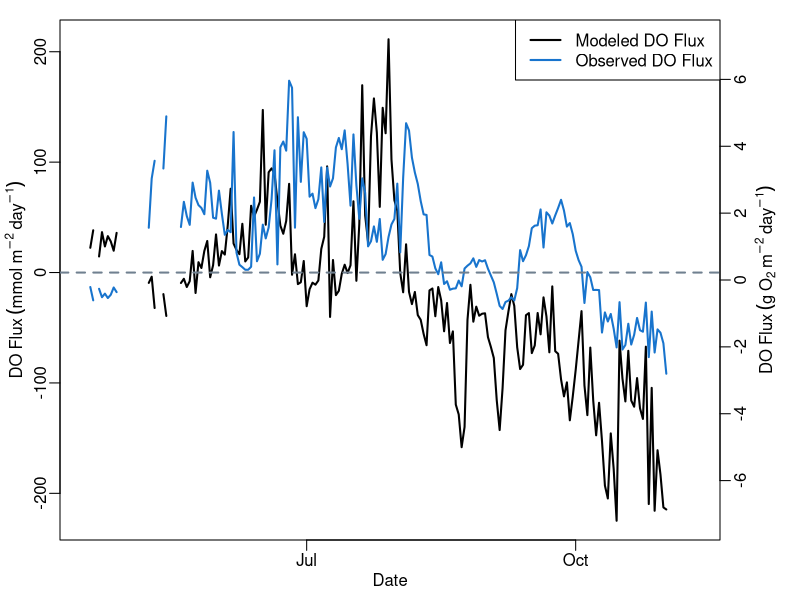
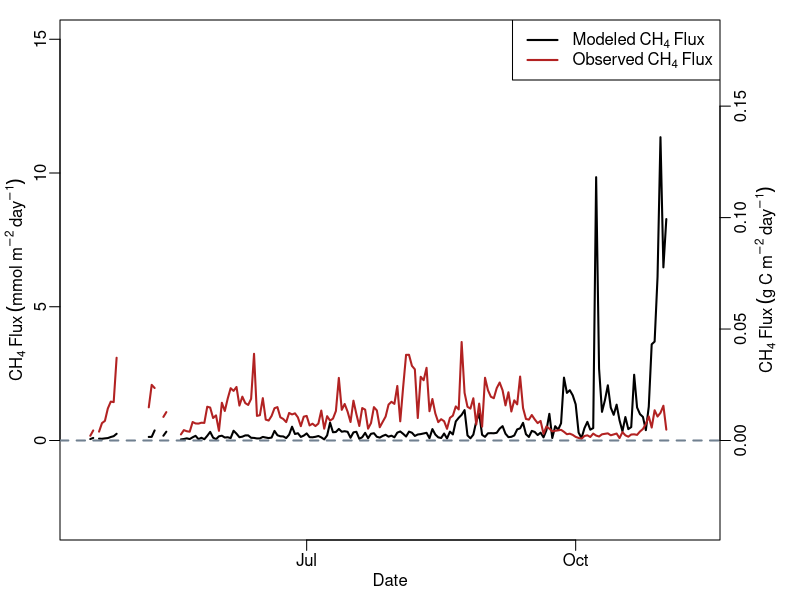
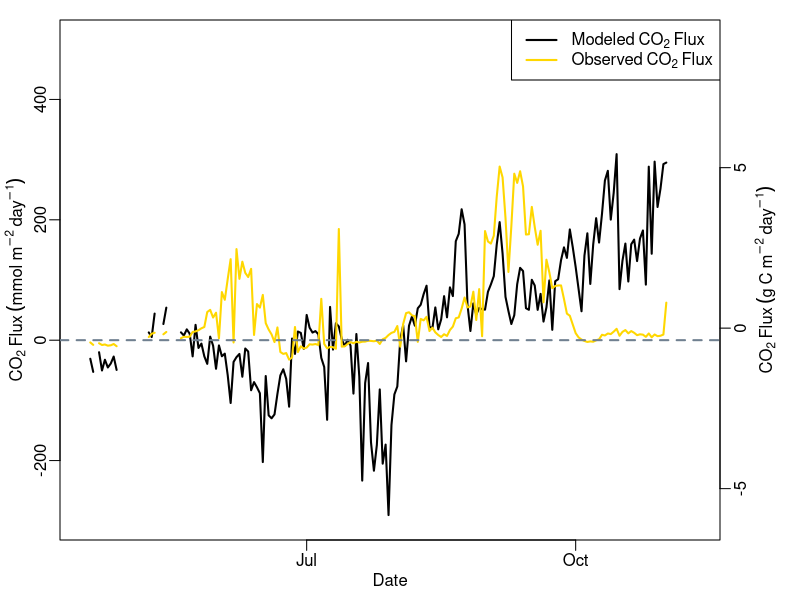
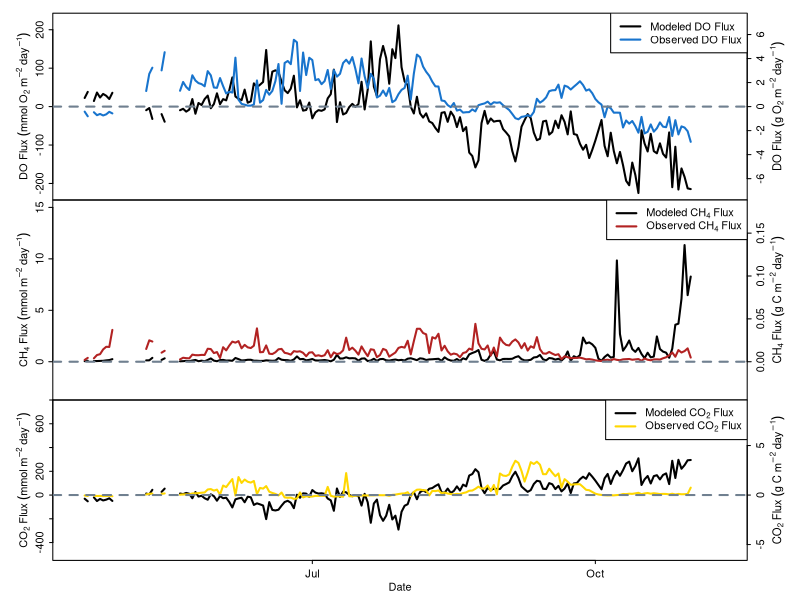
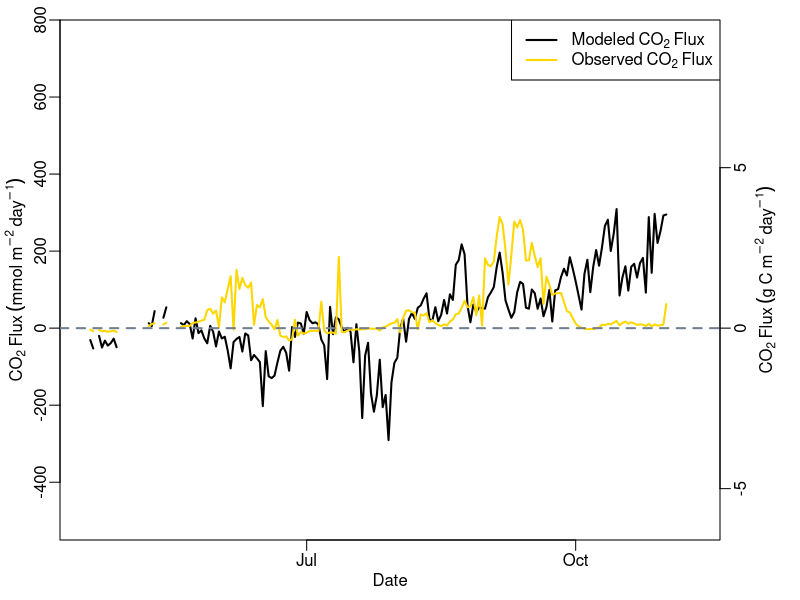
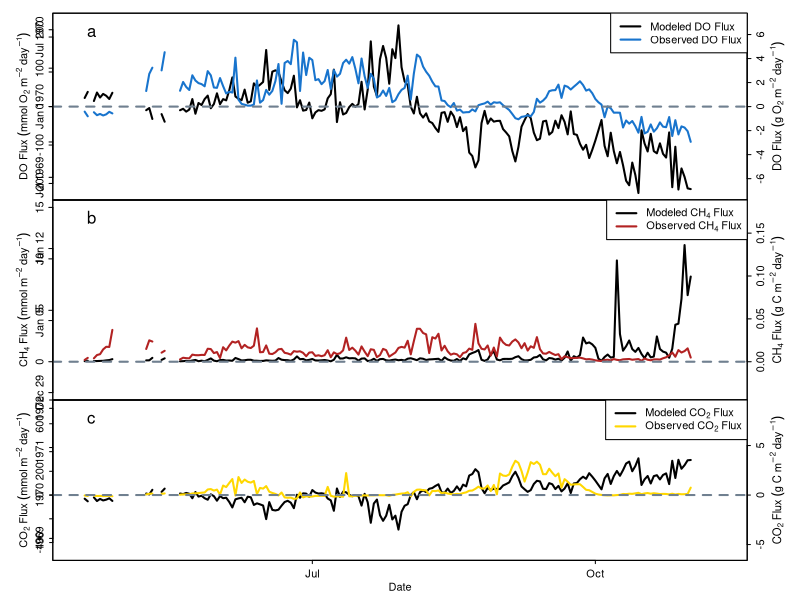
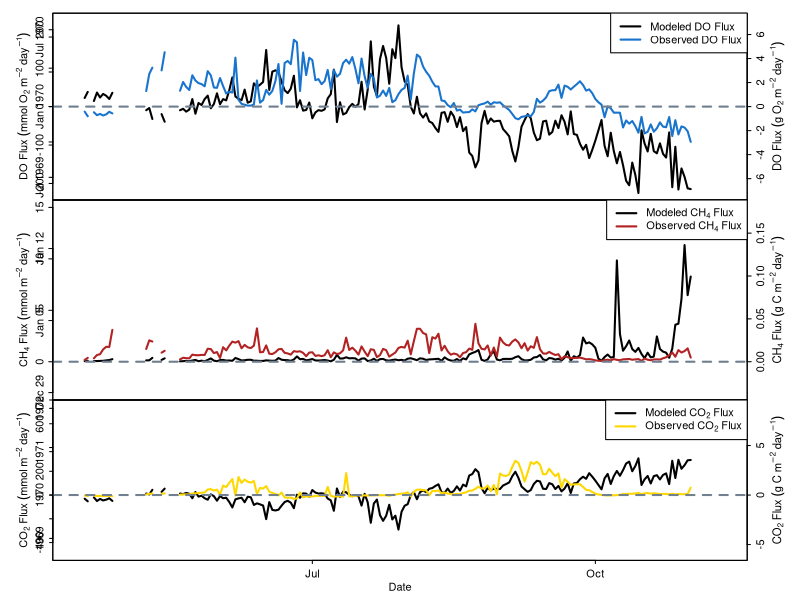

Reproduce these figures in R, in order.
#Plot Gas Flux
#7 March 2017
#JAH

setwd("~/Dropbox/GitHub Repos/GLM-Mendota/Data/")
flux<-read.csv('flux.data.csv')

############################################################
###############DISSOLVED OXYGEN FLUX########################
quartz()
par(mar=c(3,3,1,4),mgp=c(1.5,0.5,0),tck=-0.02,bg='white')
plot(as.Date(flux$datetime),flux$do.flux.read.mod,type = 'l',lwd=2,ylab = expression(DO~Flux~(mmol~m^-2~day^-1)),xlab = expression(Date))
lines(as.Date(flux$datetime),flux$do.flux.read.obs,type= 'l',lwd=2,col='dodgerblue3')
abline(0,0,col='slategrey',lty=2,lwd=2)
par(new=TRUE)
plot(as.Date(flux$datetime),flux$do.flux.read.mod,type = 'n',xlab=NA,ylab=NA,xaxt='n',ylim=c(-7.2,7.2),axes=FALSE)
axis(side=4,ylim=c(-7.2,7.2))
DOexp<-expression(DO~Flux~(g~O[2]~m^-2~day^-1))
mtext(side=4,line=2,DOexp)
legend('topright',c('Modeled DO Flux','Observed DO Flux'),lty = c(1,1),lwd=c(2,2),col=c('black','dodgerblue3'))



############################################################
#####################METHANE FLUX###########################
quartz()
par(mar=c(3,3,1,4),mgp=c(1.5,0.5,0),tck=-0.02,bg='white')
plot(as.Date(flux$datetime),flux$ch4.flux.read.mod,type='l', lwd=2, ylab = expression(CH[4]~Flux~(mmol~m^-2~day^-1)),xlab = expression(Date),ylim=c(-3,15))
lines(as.Date(flux$datetime),flux$ch4.flux.read.obs,type = 'l', lwd = 2, col = 'firebrick')
abline(0,0,col='slategrey',lty=2,lwd=2)
par(new=TRUE)
plot(as.Date(flux$datetime),flux$ch4.flux.read.mod,type='n',xlab=NA,ylab=NA,xaxt='n',axes=FALSE,ylim=c(-0.036,0.18))
axis(side=4,ylim=c(-0.036,0.18))
CH4exp<-expression(CH[4]~Flux~(g~C~m^-2~day^-1))
mtext(side=4,line=2,CH4exp)
legend('topright',c(expression(Modeled~CH[4]~Flux),expression(Observed~CH[4]~Flux)),lty = c(1,1),lwd=c(2,2),col=c('black','firebrick'))



############################################################
#####################CARBON DIOXIDE FLUX####################
quartz()
par(mar=c(3,3,1,4),mgp=c(1.5,0.5,0),tck=-0.02,bg='white')
plot(as.Date(flux$datetime),flux$co2.flux.read.mod,type ='l',lwd =2,ylab = expression(CO[2]~Flux~(mmol~m^-2~day^-1)),xlab = expression(Date),ylim = c(-300,500))
lines(as.Date(flux$datetime),flux$co2.flux.read.obs,type = 'l', lwd = 2, col = 'gold1')
#lines(as.Date(flux$datetime),flux$co2.flux.read.obs.do,type='l',lwd=2, col='purple')
abline(0,0,col='slategrey',lty =2,lwd=2)
par(new=TRUE)
plot(as.Date(flux$datetime),flux$co2.flux.read.mod,type ='n',xlab=NA,ylab=NA,xaxt='n',axes=FALSE,ylim=c(-6,9))
axis(side=4,ylim=c(-6,9))
CO2exp<-expression(CO[2]~Flux~(g~C~m^-2~day^-1))
mtext(side=4, line=2, CO2exp)
legend('topright',c(expression(Modeled~CO[2]~Flux),expression(Observed~CO[2]~Flux)),lty = c(1,1),lwd=c(2,2),col=c('black','gold1'))



############################################################
#####################THREE PANEL PLOT#######################

#do
quartz()
par(mfrow=c(3,1),mar=c(0,4,1,4),mgp=c(1.5,0.5,0),tck=-0.02,bg='white')
plot(as.Date(flux$datetime),flux$do.flux.read.mod,type = 'l',lwd=2,xlab=NA,ylab = expression(DO~Flux~(mmol~O[2]~m^-2~day^-1)),xaxt='n',ylim=c(-225,225))
lines(as.Date(flux$datetime),flux$do.flux.read.obs,type= 'l',lwd=2,col='dodgerblue3')
abline(0,0,col='slategrey',lty=2,lwd=2)

par(new=TRUE)
plot(as.Date(flux$datetime),flux$do.flux.read.mod,type = 'n',xlab=NA,ylab=NA,xaxt='n',ylim=c(-7.2,7.2),axes=FALSE)
axis(side=4,ylim=c(-7.2,7.2))
DOexp<-expression(DO~Flux~(g~O[2]~m^-2~day^-1))
mtext(side=4,line=2,DOexp,cex=0.675)
legend('topright',c('Modeled DO Flux','Observed DO Flux'),lty = c(1,1),lwd=c(2,2),col=c('black','dodgerblue3'))

#ch4
par(mar=c(0,4,0,4),mgp=c(1.5,0.5,0),tck=-0.02)
plot(as.Date(flux$datetime),flux$ch4.flux.read.mod,type='l', lwd=2, ylab = expression(CH[4]~Flux~(mmol~m^-2~day^-1)),xlab = NA,ylim=c(-3,15),xaxt='n')
lines(as.Date(flux$datetime),flux$ch4.flux.read.obs,type = 'l', lwd = 2, col = 'firebrick')
abline(0,0,col='slategrey',lty=2,lwd=2)

par(new=TRUE)
plot(as.Date(flux$datetime),flux$ch4.flux.read.mod,type='n',xlab=NA,ylab=NA,xaxt='n',axes=FALSE,ylim=c(-0.036,0.18))
axis(side=4,ylim=c(-0.036,0.18))
CH4exp<-expression(CH[4]~Flux~(g~C~m^-2~day^-1))
mtext(side=4,line=2,CH4exp,cex=0.675)
legend('topright',c(expression(Modeled~CH[4]~Flux),expression(Observed~CH[4]~Flux)),lty = c(1,1),lwd=c(2,2),col=c('black','firebrick'))

#co2
par(mar=c(3,4,0,4),mgp=c(1.5,0.5,0),tck=-0.02)
plot(as.Date(flux$datetime),flux$co2.flux.read.mod,type ='l',lwd =2,ylab = expression(CO[2]~Flux~(mmol~m^-2~day^-1)),xlab = expression(Date),ylim = c(-500,750))
lines(as.Date(flux$datetime),flux$co2.flux.read.obs,type = 'l', lwd = 2, col = 'gold1')
#lines(as.Date(flux$datetime),flux$co2.flux.read.obs.do,type='l',lwd=2, col='darkorange2')
abline(0,0,col='slategrey',lty =2,lwd=2)

par(new=TRUE)
plot(as.Date(flux$datetime),flux$co2.flux.read.mod,type ='n',xlab=NA,ylab=NA,xaxt='n',axes=FALSE,ylim=c(-6,9))
axis(side=4,ylim=c(-6,9))
CO2exp<-expression(CO[2]~Flux~(g~C~m^-2~day^-1))
mtext(side=4, line=2, CO2exp, cex=0.675)
legend('topright',c(expression(Modeled~CO[2]~Flux),expression(Observed~CO[2]~Flux)),lty = c(1,1),lwd=c(2,2),col=c('black','gold1'))





####CO2 Plot with White Background####
quartz()
par(mar=c(3,3,1,4),mgp=c(1.5,0.5,0),tck=-0.02,bg='white')
plot(as.Date(flux$datetime),flux$co2.flux.read.mod,type ='l',lwd =2,ylab = expression(CO[2]~Flux~(mmol~m^-2~day^-1)),xlab = expression(Date),ylim = c(-500,750))
lines(as.Date(flux$datetime),flux$co2.flux.read.obs,type = 'l', lwd = 2, col = 'gold1')
#lines(as.Date(flux$datetime),flux$co2.flux.read.obs.do,type='l',lwd=2, col='darkorange2')
abline(0,0,col='slategrey',lty =2,lwd=2)

par(new=TRUE)
plot(as.Date(flux$datetime),flux$co2.flux.read.mod,type ='n',xlab=NA,ylab=NA,xaxt='n',axes=FALSE,ylim=c(-6,9))
axis(side=4,ylim=c(-6,9))
CO2exp<-expression(CO[2]~Flux~(g~C~m^-2~day^-1))
mtext(side=4, line=2, CO2exp)
legend('topright',c(expression(Modeled~CO[2]~Flux),expression(Observed~CO[2]~Flux)),lty = c(1,1),lwd=c(2,2),col=c('black','gold1'))


####flux plot with dots for discrete sampling days####
#do not run flux calculation script again - have altered the resulting csv to make this plot
quartz()
par(mfrow=c(3,1),mar=c(0,4,1,4),mgp=c(1.5,0.5,0),tck=-0.02,bg='white')
plot(as.Date(flux$datetime),flux$do.flux.read.mod,type = 'l',lwd=2,xlab=NA,ylab =expression(DO~Flux~(mmol~O[2]~m^-2~day^-1)),xaxt='n',ylim=c(-225,225))
lines(as.Date(flux$datetime),flux$do.flux.read.obs,type= 'l',lwd=2,col='dodgerblue3',ylim=c(-225,225))
abline(0,0,col='slategrey',lty=2,lwd=2)
par(new=TRUE)
plot(as.Date(flux$datetime),flux$do.sampling.days,pch=16,cex=1.5,col='dodgerblue3',xlab=NA,ylab=NA,xaxt='n',ylim=c(-225,225))

par(new=TRUE)
plot(as.Date(flux$datetime),flux$do.flux.read.mod,type = 'n',xlab=NA,ylab=NA,xaxt='n',ylim=c(-7.2,7.2),axes=FALSE)
axis(side=4,ylim=c(-7.2,7.2))
DOexp<-expression(DO~Flux~(g~O[2]~m^-2~day^-1))
mtext(side=4,line=2,DOexp,cex=0.675)
legend('topright',c('Modeled DO Flux','Observed DO Flux'),lty = c(1,1),lwd=c(2,2),col=c('black','dodgerblue3'))
mtext("a",side=3,line=-2,adj=0.05)

#ch4
par(mar=c(0,4,0,4),mgp=c(1.5,0.5,0),tck=-0.02)
plot(as.Date(flux$datetime),flux$ch4.flux.read.mod,type='l', lwd=2, ylab = expression(CH[4]~Flux~(mmol~m^-2~day^-1)),xlab = NA,ylim=c(-3,15),xaxt='n')
lines(as.Date(flux$datetime),flux$ch4.flux.read.obs,type = 'l', lwd = 2, col = 'firebrick')
abline(0,0,col='slategrey',lty=2,lwd=2)
par(new=TRUE)
plot(as.Date(flux$datetime),flux$ch4.sampling.days,pch=16,cex=1.5,col='firebrick',xlab=NA,ylab=NA,xaxt='n',ylim=c(-3,15))

par(new=TRUE)
plot(as.Date(flux$datetime),flux$ch4.flux.read.mod,type='n',xlab=NA,ylab=NA,xaxt='n',axes=FALSE,ylim=c(-0.036,0.18))
axis(side=4,ylim=c(-0.036,0.18))
CH4exp<-expression(CH[4]~Flux~(g~C~m^-2~day^-1))
mtext(side=4,line=2,CH4exp,cex=0.675)
legend('topright',c(expression(Modeled~CH[4]~Flux),expression(Observed~CH[4]~Flux)),lty = c(1,1),lwd=c(2,2),col=c('black','firebrick'))
mtext("b",side=3,line=-2,adj=0.05)

#co2
par(mar=c(3,4,0,4),mgp=c(1.5,0.5,0),tck=-0.02)
plot(as.Date(flux$datetime),flux$co2.flux.read.mod,type ='l',lwd =2,ylab = expression(CO[2]~Flux~(mmol~m^-2~day^-1)),xlab = expression(Date),ylim = c(-500,750))
lines(as.Date(flux$datetime),flux$co2.flux.read.obs,type = 'l', lwd = 2, col = 'gold1')
#lines(as.Date(flux$datetime),flux$co2.flux.read.obs.do,type='l',lwd=2, col='darkorange2')
abline(0,0,col='slategrey',lty =2,lwd=2)
par(new=TRUE)
plot(as.Date(flux$datetime),flux$co2.sampling.days,pch=16,cex=1.5,col='gold1',xlab=NA,ylab=NA,xaxt='n',ylim=c(-500,750))

par(new=TRUE)
plot(as.Date(flux$datetime),flux$co2.flux.read.mod,type ='n',xlab=NA,ylab=NA,xaxt='n',axes=FALSE,ylim=c(-6,9))
axis(side=4,ylim=c(-6,9))
CO2exp<-expression(CO[2]~Flux~(g~C~m^-2~day^-1))
mtext(side=4, line=2, CO2exp, cex=0.675)
legend('topright',c(expression(Modeled~CO[2]~Flux),expression(Observed~CO[2]~Flux)),lty = c(1,1),lwd=c(2,2),col=c('black','gold1'))
mtext("c",side=3,line=-2,adj=0.05)

####Manuscript Worthy Tiff for L&O####
#make PNG, import into Ai, add multipanel letter labels

setwd('~/Dropbox/Masters Writing/Figures/Tiffs for L&O/')

png('gasflux.png',width=7,height=7,units = 'in',res=300)
par(mfrow=c(3,1),mar=c(0,4,1,4),mgp=c(1.5,0.5,0),tck=-0.02,bg='white')
plot(as.Date(flux$datetime),flux$do.flux.read.mod,type = 'l',lwd=2,xlab=NA,ylab =expression(DO~Flux~(mmol~O[2]~m^-2~day^-1)),xaxt='n',ylim=c(-225,225))
lines(as.Date(flux$datetime),flux$do.flux.read.obs,type= 'l',lwd=2,col='dodgerblue3',ylim=c(-225,225))
abline(0,0,col='slategrey',lty=2,lwd=2)
par(new=TRUE)
plot(as.Date(flux$datetime),flux$do.sampling.days,pch=16,cex=1.5,col='dodgerblue3',xlab=NA,ylab=NA,xaxt='n',ylim=c(-225,225))

par(new=TRUE)
plot(as.Date(flux$datetime),flux$do.flux.read.mod,type = 'n',xlab=NA,ylab=NA,xaxt='n',ylim=c(-7.2,7.2),axes=FALSE)
axis(side=4,ylim=c(-7.2,7.2))
DOexp<-expression(DO~Flux~(g~O[2]~m^-2~day^-1))
mtext(side=4,line=2,DOexp,cex=0.675)
legend('topright',c('Modeled DO Flux','Observed DO Flux'),lty = c(1,1),lwd=c(2,2),col=c('black','dodgerblue3'))

#ch4
par(mar=c(0,4,0,4),mgp=c(1.5,0.5,0),tck=-0.02)
plot(as.Date(flux$datetime),flux$ch4.flux.read.mod,type='l', lwd=2, ylab = expression(CH[4]~Flux~(mmol~m^-2~day^-1)),xlab = NA,ylim=c(-3,15),xaxt='n')
lines(as.Date(flux$datetime),flux$ch4.flux.read.obs,type = 'l', lwd = 2, col = 'firebrick')
abline(0,0,col='slategrey',lty=2,lwd=2)
par(new=TRUE)
plot(as.Date(flux$datetime),flux$ch4.sampling.days,pch=16,cex=1.5,col='firebrick',xlab=NA,ylab=NA,xaxt='n',ylim=c(-3,15))

par(new=TRUE)
plot(as.Date(flux$datetime),flux$ch4.flux.read.mod,type='n',xlab=NA,ylab=NA,xaxt='n',axes=FALSE,ylim=c(-0.036,0.18))
axis(side=4,ylim=c(-0.036,0.18))
CH4exp<-expression(CH[4]~Flux~(g~C~m^-2~day^-1))
mtext(side=4,line=2,CH4exp,cex=0.675)
legend('topright',c(expression(Modeled~CH[4]~Flux),expression(Observed~CH[4]~Flux)),lty = c(1,1),lwd=c(2,2),col=c('black','firebrick'))

#co2
par(mar=c(3,4,0,4),mgp=c(1.5,0.5,0),tck=-0.02)
plot(as.Date(flux$datetime),flux$co2.flux.read.mod,type ='l',lwd =2,ylab = expression(CO[2]~Flux~(mmol~m^-2~day^-1)),xlab = expression(Date),ylim = c(-500,750))
lines(as.Date(flux$datetime),flux$co2.flux.read.obs,type = 'l', lwd = 2, col = 'gold1')
#lines(as.Date(flux$datetime),flux$co2.flux.read.obs.do,type='l',lwd=2, col='darkorange2')
abline(0,0,col='slategrey',lty =2,lwd=2)
par(new=TRUE)
plot(as.Date(flux$datetime),flux$co2.sampling.days,pch=16,cex=1.5,col='gold1',xlab=NA,ylab=NA,xaxt='n',ylim=c(-500,750))

par(new=TRUE)
plot(as.Date(flux$datetime),flux$co2.flux.read.mod,type ='n',xlab=NA,ylab=NA,xaxt='n',axes=FALSE,ylim=c(-6,9))
axis(side=4,ylim=c(-6,9))
CO2exp<-expression(CO[2]~Flux~(g~C~m^-2~day^-1))
mtext(side=4, line=2, CO2exp, cex=0.675)
legend('topright',c(expression(Modeled~CO[2]~Flux),expression(Observed~CO[2]~Flux)),lty = c(1,1),lwd=c(2,2),col=c('black','gold1'))

dev.off()
